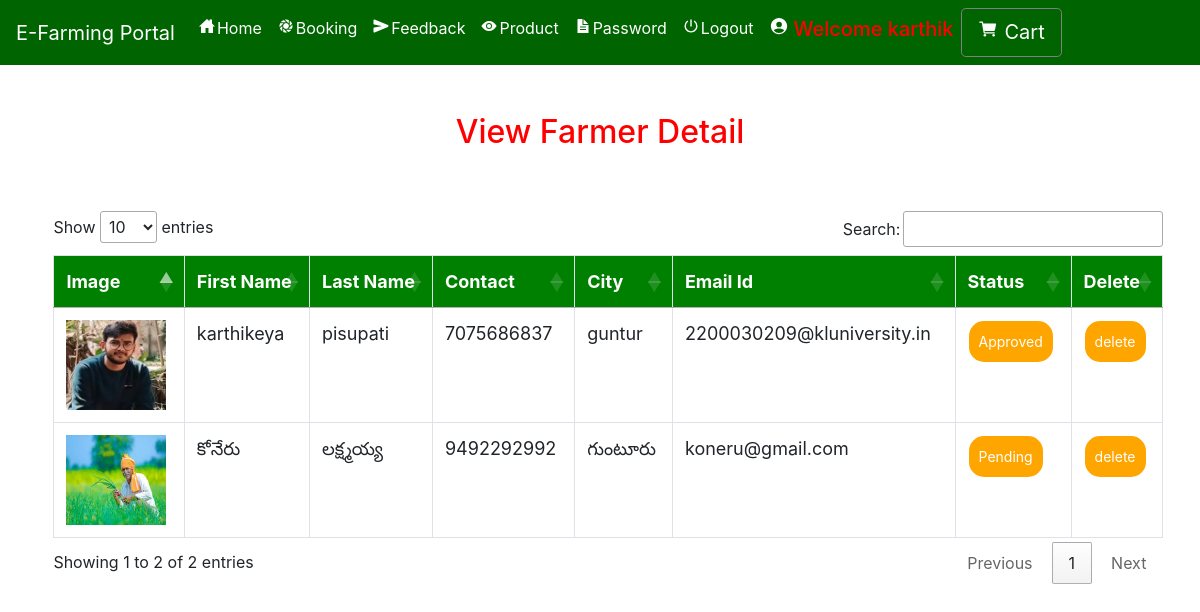
Screenshot of /view_farmer/ (signed in) with the database file from the repository.
### farmerapp/models.py (models this page shows, shortened)
class Profile(models.Model):
    user = models.ForeignKey(User, on_delete=models.CASCADE, null=True)
    dob = models.DateField(null=True)
    city = models.CharField(max_length=30, null=True)
    address = models.CharField(max_length=50, null=True)
    contact = models.CharField(max_length=10, null=True)
    user_type = models.CharField(max_length=10, null=True)
    status =  models.CharField(max_length=30, null=True, default="Pending")
    image = models.FileField(null=True)

### farmerapp/views.py (the view)
# urls.py: path('view_farmer/', View_farmer, name="view_farmer"),
def View_farmer(request):
    if not request.user.is_authenticated:
        return redirect('login_admin')
    pro = Profile.objects.filter(user_type="Seller")
    d = {'user':pro, 'data':'farmer'}
    return render(request,'view_user.html',d)

### farmerapp/templates/view_user.html (shortened to what this page needs)
{% extends 'navigation.html' %}
{% load static %}
{% block body %}
<center><h2 style="color:red;margin-top:4%">View {% if data %}Farmer{% else %}User{% endif %} Detail</h2></center>
<div  class="container-fluid">
    <center>
    <div class="container">
        <table class="table table-bordered" id="myTable">
  <thead>
  <tr>
    <th>Image</th>
    <th>First Name</th>
    <th>Last Name</th>
      <th>Contact</th>
      <th>City</th>
    <th>Email Id</th>
    {% if data %}<th>Status</th>{% endif %}
    <th>Delete</th>
  </tr>
  </thead>
   <tbody>
    {% for i in user %}
  <tr>
    <td><img src="{{i.image.url}}" style="width:100px;height:90px"></td>
    <td>{{i.user.first_name}}</td>
    <td>{{i.user.last_name}}</td>
      <td>{{i.contact}}</td>
      <td>{{i.city}}</td>
      <td>{{i.user.email}}</td>
      {% if data %}<td><a href="{% url 'change_user_status' i.id %}" onclick="return confirm('Are you sure?')"><button class="button button1">{{i.status}}</button></a></td>{% endif %}
    <td><a href="{% url 'delete_user' i.user.id %}" onclick="return confirm('Are you sure?')"><button class="button button1">delete</button></a></td>
  </tr>
    {% endfor %}
    </tbody>
</table>
 </div></center>
</div>
{% endblock %}

### farmerapp/templates/navigation.html (style rules this page uses)
* { box-sizing: border-box; }
#myTable { border-collapse: collapse; width: 100%; border: 1px solid #ddd; font-size: 18px; }
#myTable th { text-align: left; padding: 12px; background-color: green; color: white; }
#myTable td { text-align: left; padding: 12px; background-color: white; }
#myTable tr { border-bottom: 1px solid #ddd; }
.button { background-color: orange; border: none; color: white; padding: 10px; text-align: centre; text-decoration: none; display: inline-block; font-size: 14px; margin: 1px 1px; cursor: pointer; }
.button1 { border-radius: 15px; }

### farmerapp/templates/view_user.html (style rules this page uses)
.container { border-radius:6px; margin:2%; }
.container-fluid { margin-top:5%; }

### rows the page displays
Profile: image (picture), user.first_name "karthikeya", user.last_name "pisupati", contact "7075686837", city "guntur", user.email "2200030209@kluniversity.in", status "Approved"
Profile: image (picture), user.first_name "కోనేరు", user.last_name "లక్ష్మయ్య", contact "9492292992", city "గుంటూరు", user.email "koneru@gmail.com", status "Pending"
